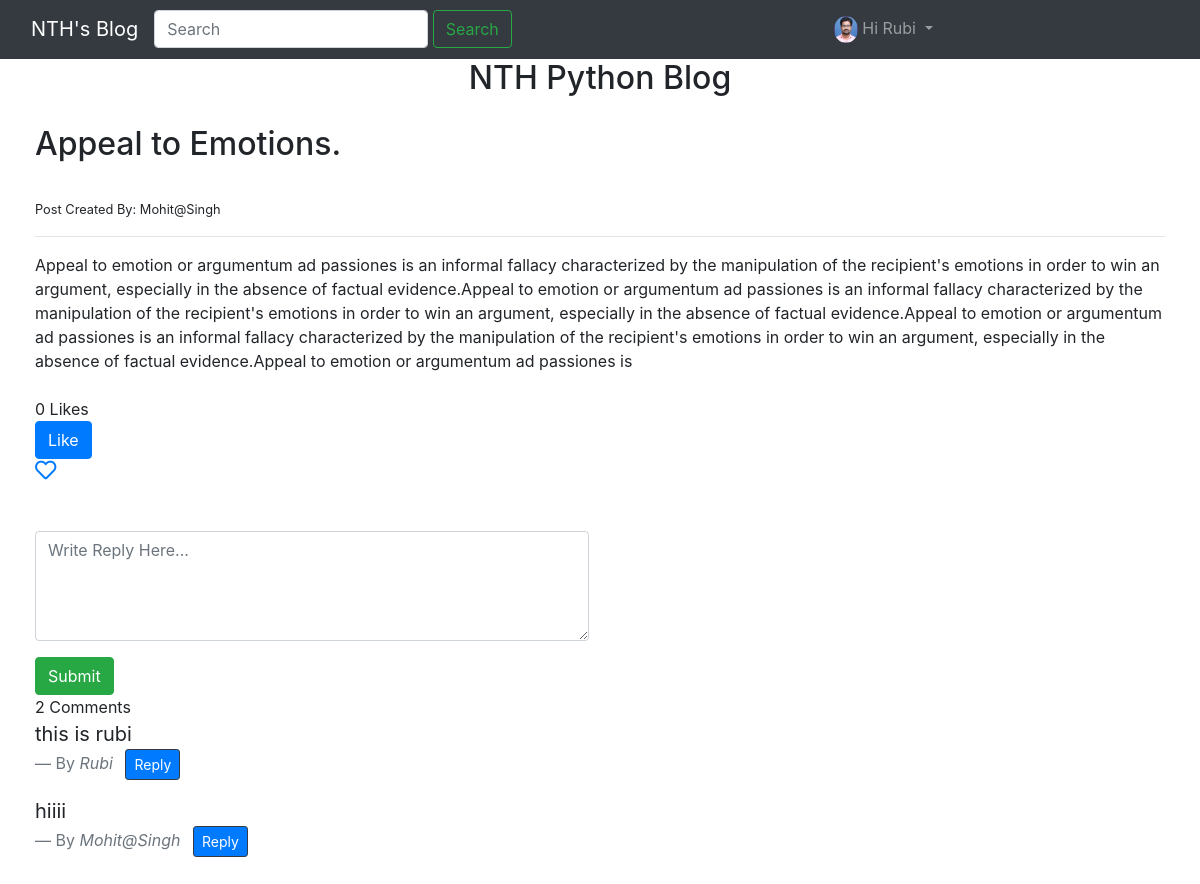
The page /nthblog/3/appeal-to-emotions/ (signed in) on the database its author committed.
### Blogproject/models.py (models this page shows, shortened)
class Profile(models.Model):
    user = models.OneToOneField(User , on_delete=models.CASCADE)
    dob = models.DateField(null=True, blank=True)
    phote = models.ImageField(null=True, blank=True, upload_to='myimages')

class Post(models.Model):
    STATUS_CHOICES = (
        ('draft', 'draft'),
        ('published', 'published')
    )
    title = models.CharField(max_length=50)
    slug = models.CharField(max_length=50)
    author = models.ForeignKey(User, on_delete=models.CASCADE)
    body = models.TextField()
    likes = models.ManyToManyField(User, blank=True, related_name='likes')
    created = models.DateTimeField(auto_now_add=True)
    updated = models.DateTimeField(auto_now=True)
    status = models.CharField(max_length=20, choices=STATUS_CHOICES, default='draft')
    favourite = models.ManyToManyField(User, related_name='favourite', blank=True)
    restrict_comment = models.BooleanField(default=False)
    def total_likes(self):
        return self.likes.count()

class Comment(models.Model):
    post = models.ForeignKey(Post, on_delete=models.CASCADE)
    user = models.ForeignKey(User , on_delete=models.CASCADE)
    reply = models.ForeignKey('Comment', null=True, related_name='replies', on_delete=models.CASCADE)
    content = models.TextField(max_length=200)
    timestamp = models.DateTimeField(auto_now_add=True)

### Blogproject/views.py (the view)
# urls.py: url(r'^nthblog/(?P<id>\d+)/(?P<slug>[\w-]+)/$',views.post_detail, name='post_detail'),
@login_required(login_url='login')
def post_detail(request, id, slug):
    post = get_object_or_404(Post, id=id, slug=slug)
    comments = Comment.objects.filter(post=post, reply=None).order_by('-id')
    is_liked = False
    if post.likes.filter(id=request.user.id).exists():
        is_liked = True
    is_favourite = False
    if post.favourite.filter(id=request.user.id).exists():
        is_favourite = True
    if request.method == "POST":
        comment_form = CommentForm(request.POST or None)
        if comment_form.is_valid():
            content = request.POST.get('content')
            reply_id = request.POST.get('comment_id')
            comment_qs = None
            if reply_id:
                comment_qs = Comment.objects.get(id=reply_id)
            comment = Comment.objects.create(post=post, user=request.user, content=content, reply=comment_qs)
            comment.save()
            return HttpResponseRedirect(post.get_absolute_url())
    else:
        comment_form = CommentForm()
    context = {
        'post': post,
        'is_liked': is_liked,
        'is_favourite': is_favourite,
        'total_likes': post.total_likes(),
        'comments': comments,
        'comment_form': comment_form
    }
    return render(request, 'post_details.html', context)

### Blogproject/form.py
class CommentForm(forms.ModelForm):
    content = forms.CharField(
        label="",
        widget=forms.Textarea(
            attrs={
                'class':'form-control',
                'placeholder':'Write Reply Here...',
                'rows':'4',
                'cols':'50'
            }
        )
    )
    class Meta:
        model = Comment
        fields = ('content',)

### templates/post_details.html (shortened to what this page needs)
{% extends 'base.html' %}
{% block content %}
{% include 'alerts.html' %}
<div class="container-fluid" style="margin: 20px;">
    <h2>{{ post.title }}</h2><br>
    <small>Post Created By: {{ post.author }}</small>
    <hr>
    {{ post.body }}<br><br>
    {{ total_likes }} Like{{ total_likes|pluralize }}
    <br>
    <form action="{% url 'like_post' %}" method="POST">
        {% if is_liked %}
        <button type="submit" name="post_id" value="{{ post.id }}" class="btn btn-danger">Dislike</button>
        {% else %}
        <button type="submit" name="post_id" value="{{ post.id }}" class="btn btn-primary">Like</button>
        {% endif %}
    </form>
    <div id="favourite-section">
    {% if is_favourite %}
        <a href="{% url 'favourite_post' id=post.id %}">
            <i class="fas fa-heart fa-lg"></i>
        </a>
    {% else %}
        <a href="{% url 'favourite_post' id=post.id %}">
            <i class="far fa-heart fa-lg"></i>
        </a>
    {% endif %}
    </div>
<br>
<br>
    {% if  not post.restrict_comment %}
        <div class="main-comment-section">
            {% include 'comments.html' %}
        </div>
    {% endif %}
{% endblock %}

### templates/navbar.html (shortened to what this page needs)
{% load static %}
<!DOCTYPE html>
<html lang="en">
<head>
</head>
<body>
{% block content %}
<nav class="navbar navbar-expand-lg navbar-dark bg-dark">
  <div class="container-fluid">
    <a class="navbar-brand" href="{% url 'post_list' %}">NTH's Blog</a>
    <div class="collapse navbar-collapse" id="navbarSupportedContent">
     <ul class="navbar-nav mr-auto">
          <form class="d-flex" action="{% url 'post_list' %}">
          <input class="form-control me-2" type="search" placeholder="Search" aria-label="Search" name="q">&nbsp;
          <button class="btn btn-outline-success" type="submit">Search</button>
        </form>
      </ul>
    </div>
  </div>
    <ul class="navbar-nav">
          {% if request.user.is_authenticated %}
        <li class="nav-item dropdown">
          <a class="nav-link dropdown-toggle" href="#" id="navbarDropdown" role="button" data-toggle="dropdown" aria-expanded="false">
           {% if request.user.profile.phote %}
               <img src="{{ request.user.profile.phote.url }}" alt="narayana image" style="height: 7%; width: 7%; border-radius: 50%">
           {% else %}
               <img src="{% static 'myimages/user.jpg' %}" alt="navbar-img" style="height: 10%; width: 10%; border-radius: 50%;">
           {% endif %}
          <span> Hi {{ request.user }}</span>
          </a>
        </li>
          {% endif %}
    </ul>
</nav>
{% endblock %}
</body>
</html>

### templates/comments.html (shortened to what this page needs)
<!DOCTYPE html>
<html lang="en">
<head>
</head>
<body>
        <div class="container-fluid">
            <div class="row">
                <form method="POST">
                    {{ comment_form.as_p }}
                    <input type="submit" value="Submit" class="btn btn-success">
                </form>
            </div>
        </div>
        {{ comments.count }} Comment{{ comments|pluralize }}
        {% for comment in comments  %}
        <blockquote class="blockquote">
            <p class="mb-0">{{ comment.content }}</p>
            <footer class="blockquote-footer">By <cite title="Source Title">{{ comment.user }}</cite>
            <button class="reply-btn ml-2 btn btn-primary btn-outline-dark text-white btn-sm" type="button" name="button">Reply</button>
            </footer>
        </blockquote>
        {% endfor %}
</body>
</html>

### rows shown on the page
Post: title "Appeal to Emotions.", author "Mohit@Singh", body "Appeal to emotion or argumentum ad passiones is an informal fallacy characterized by the manipulation of the recipient's emotions in order to win an argument, especially in the absence of factual evidence.Appeal to emotion or argumentum ad passiones is an informal fallacy characterized by the manipulation of the recipient's emotions in order to win an argument, especially in the absence of factual evidence.Appeal to emotion or argumentum ad passiones is an informal fallacy characterized by the manipulation of the recipient's emotions in order to win an argument, especially in the absence of factual evidence.Appeal to emotion or argumentum ad passiones is"
Comment: content "this is rubi", user "Rubi"
Comment: content "hiiii", user "Mohit@Singh"

### other values the page prints
{{ request.user }} "Rubi"
{{ total_likes }} "0"
{{ comments.count }} "2"
